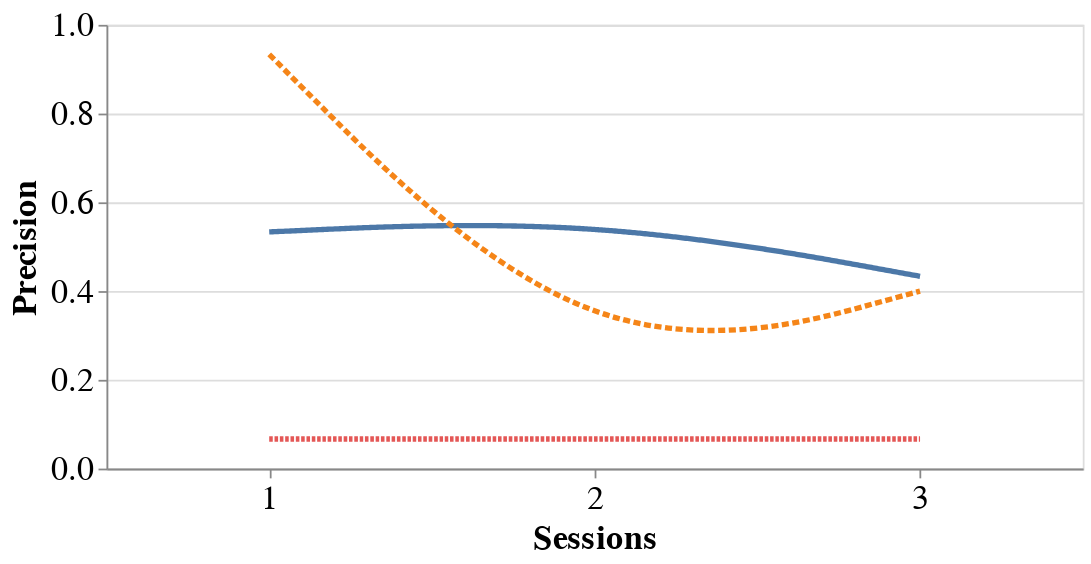

Source (notebook cell):
### Code cell
graph_prec_mult

### Figure 1 — Vega-Lite specification as saved in the notebook (floating-point values rounded to 4 significant figures)
{"config": {"view": {"continuousWidth": 400, "continuousHeight": 300}}, "data": {"name": "data-4355e9d1285dc9c1c4aea6fd55e078ce"}, "mark": {"type": "line", "interpolate": "basis", "strokeWidth": 3}, "encoding": {"color": {"type": "nominal", "field": "method", "legend": null, "title": ""}, "strokeDash": {"type": "nominal", "field": "method", "title": ""}, "x": {"type": "nominal", "axis": {"labelAngle": 0, "labelFontSize": 19, "title": "Sessions", "titleFontSize": 19}, "field": "sess"}, "y": {"type": "quantitative", "axis": {"labelFontSize": 19, "title": "Precision", "titleFontSize": 19}, "field": "precision", "scale": {"zero": false}}}, "height": 250, "width": 550, "$schema": "https://vega.github.io/schema/vega-lite/v4.8.1.json", "datasets": {"data-4355e9d1285dc9c1c4aea6fd55e078ce": [{"method": "  SMORL", "nb_attributes": 5, "sess": 1, "time": 0.0256, "attr_precision": 0.0, "precision": 0.5333, "recall": 0.1786, "diversity": 0.5026, "alpha_ndcg": 1.152, "harmo": 0.5175}, {"method": "  SMORL", "nb_attributes": 5, "sess": 2, "time": 0.0256, "attr_precision": 0.0, "precision": 0.5667, "recall": 0.1889, "diversity": 0.5107, "alpha_ndcg": 1.745, "harmo": 0.5372}, {"method": "  SMORL", "nb_attributes": 5, "sess": 3, "time": 0.0256, "attr_precision": 0.0, "precision": 0.4333, "recall": 0.1444, "diversity": 0.5007, "alpha_ndcg": 1.141, "harmo": 0.4646}, {"method": "  SWAP", "nb_attributes": 5, "sess": 1, "time": 0.0758, "attr_precision": 0.0, "precision": 0.9333, "recall": 0.3127, "diversity": 0.5238, "alpha_ndcg": 2.662, "harmo": 0.671}, {"method": "  SWAP", "nb_attributes": 5, "sess": 2, "time": 0.0758, "attr_precision": 0.0, "precision": 0.2, "recall": 0.06667, "diversity": 0.5234, "alpha_ndcg": 0.4623, "harmo": 0.2894}, {"method": "  SWAP", "nb_attributes": 5, "sess": 3, "time": 0.0758, "attr_precision": 0.0, "precision": 0.4, "recall": 0.1333, "diversity": 0.5294, "alpha_ndcg": 0.8532, "harmo": 0.4557}, {"method": " MMR", "nb_attributes": 5, "sess": 1, "time": 3.331, "attr_precision": 0.0, "precision": 0.06667, "recall": 0.02222, "diversity": 0.5609, "alpha_ndcg": 0.3333, "harmo": 0.1192}, {"method": " MMR", "nb_attributes": 5, "sess": 2, "time": 3.331, "attr_precision": 0.0, "precision": 0.06667, "recall": 0.02222, "diversity": 0.563, "alpha_ndcg": 0.3333, "harmo": 0.1192}, {"method": " MMR", "nb_attributes": 5, "sess": 3, "time": 3.331, "attr_precision": 0.0, "precision": 0.06667, "recall": 0.02222, "diversity": 0.5594, "alpha_ndcg": 0.3333, "harmo": 0.1191}]}}
